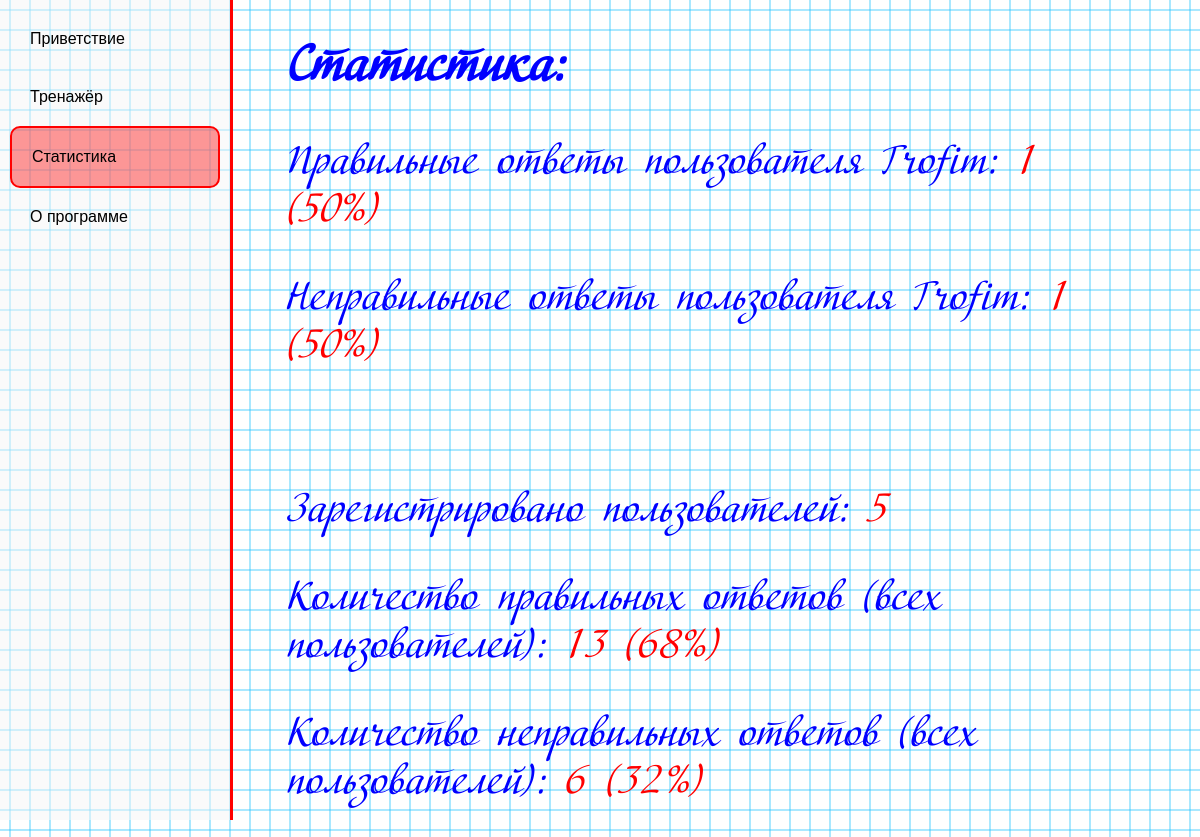
Screenshot of /statistics/ (signed in) with the database file from the repository.
### main/models.py (models this page shows)
class UserStatistics(models.Model):
    user = models.OneToOneField(User, on_delete=models.CASCADE)
    correct_answers = models.IntegerField(default=0)
    incorrect_answers = models.IntegerField(default=0)
    def total_answers(self):
        return self.correct_answers + self.incorrect_answers
    def correct_percentage(self):
        total = self.total_answers()
        if total == 0:
            return 0
        return (self.correct_answers / total) * 100
    def incorrect_percentage(self):
        total = self.total_answers()
        if total == 0:
            return 0
        return (self.incorrect_answers / total) * 100

### main/views.py (the view)
# urls.py: path('statistics/', statistics, name='statistics'),
@login_required(login_url='/login/')
def statistics(request):
    total_users = User.objects.count()
    try:
        user_stats = UserStatistics.objects.get(user=request.user)
    except UserStatistics.DoesNotExist:
        user_stats = UserStatistics.objects.create(user=request.user)
    correct_answers = UserStatistics.objects.aggregate(total=models.Sum('correct_answers'))['total'] or 0
    incorrect_answers = UserStatistics.objects.aggregate(total=models.Sum('incorrect_answers'))['total'] or 0
    user_total_attempts = user_stats.correct_answers + user_stats.incorrect_answers
    user_correct_percentage = round((user_stats.correct_answers / user_total_attempts) * 100) if user_total_attempts > 0 else 0
    user_incorrect_percentage = round((user_stats.incorrect_answers / user_total_attempts) * 100) if user_total_attempts > 0 else 0
    total_attempts = correct_answers + incorrect_answers
    correct_percentage = round((correct_answers / total_attempts) * 100) if total_attempts > 0 else 0
    incorrect_percentage = round((incorrect_answers / total_attempts) * 100) if total_attempts > 0 else 0
    context = {
        'total_users': total_users,
        'correct_answers': correct_answers,
        'incorrect_answers': incorrect_answers,
        'correct_percentage': correct_percentage,
        'incorrect_percentage': incorrect_percentage,
        'user_stats': user_stats,
        'user_correct_percentage': user_correct_percentage,
        'user_incorrect_percentage': user_incorrect_percentage
    }
    return render(request, 'statistics.html', context)

### main/templates/statistics.html (shortened to what this page needs)
{% extends 'base.html' %}
{% block content %}
<h2>Статистика:</h2>
<p>Правильные ответы пользователя {{ user.username }}: <span style='color: red'>{{ user_stats.correct_answers }} ({{ user_stats.correct_percentage|floatformat:0 }}%)</p>
<p>Неправильные ответы пользователя {{ user.username }}: <span style='color: red'>{{ user_stats.incorrect_answers }} ({{ user_stats.incorrect_percentage|floatformat:0 }}%)</p><br><br>
<p>Зарегистрировано пользователей: <span style='color: red'>{{ total_users }}</p>
<p>Количество правильных ответов (всех пользователей): <span style='color: red'>{{ correct_answers }} ({{ correct_percentage|floatformat:0 }}%)</p>
<p>Количество неправильных ответов (всех пользователей): <span style='color: red'>{{ incorrect_answers }} ({{ incorrect_percentage|floatformat:0 }}%)</p>
{% endblock %}

### main/templates/base.html (shortened to what this page needs)
<!DOCTYPE html>
<html lang="ru">
<head>
</head>
<body>
    <nav id="menu">
        <ul>
            {% url 'index' as index_url %}
            <li><a href="{{ index_url }}" class="{% if request.path == index_url %}active{% endif %}">Приветствие</a></li>
            {% url 'amount' as amount_url %}
            <li><a href="{{ amount_url }}" class="{% if request.path == amount_url %}active{% endif %}">Тренажёр</a></li>
            {% url 'statistics' as statistics_url %}
            <li><a href="{{ statistics_url }}" class="{% if request.path == statistics_url %}active{% endif %}">Статистика</a></li>
            {% url 'about' as about_url %}
            <li><a href="{{ about_url }}" class="{% if request.path == about_url %}active{% endif %}">О программе</a></li>
        </ul>
    </nav>
    <div class="container">
        <main>
            {% block content %}{% endblock %}
        </main>
    </div>
</body>
</html>

### main/templates/base.html (style rules this page uses)
body { background-image: url('/static/cell.png'); background-repeat: repeat; background-size: 20px 20px; color: blue; font-family: Arial, sans-serif; }
#menu { position: fixed; top: 0; left: 0; width: 210px; height: 100vh; background-color: rgba(245, 245, 245, 0.5); padding: 10px; border-right: 3px solid red; overflow-y: auto; }
#menu ul { list-style: none; padding: 0; margin: 0; }
#menu a { display: block; padding: 20px; text-decoration: none; color: black; }
#menu a.active { background-color: rgba(255, 0, 0, 0.4); border: 2px solid red; border-radius: 10px; }
.container { margin-left: 279px; padding-right: 50px; }
h2 { font-size: 50px; font-family: 'Adventure', sans-serif; }
p { font-family: 'Adventure', sans-serif; font-size: 40px; }

### rows the page displays
UserStatistics: correct_answers "1", correct_percentage "50", incorrect_answers "1", incorrect_percentage "50"

### other values shown
{{ user.username }} "Trofim"
{{ total_users }} "5"
{{ correct_answers }} "13"
{{ correct_percentage|floatformat:0 }} "68"
{{ incorrect_answers }} "6"
{{ incorrect_percentage|floatformat:0 }} "32"
